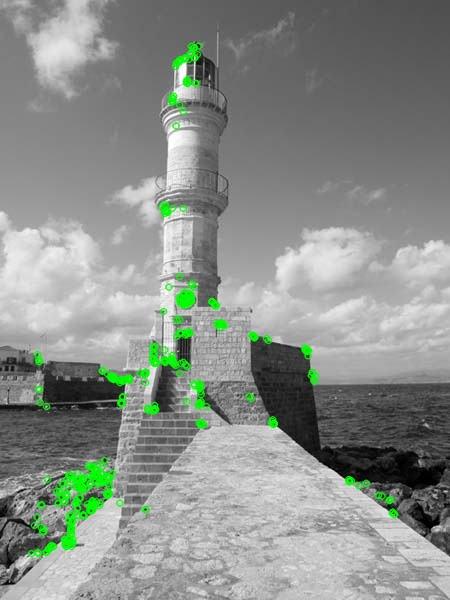

Python code for this plot:
import numpy as np
import cv2 as cv
from matplotlib import pyplot as plt


img = cv.imread('faros.jpg',0)
# Initiate ORB detector
orb = cv.ORB_create()
# find the keypoints with ORB
kp = orb.detect(img,None)
# compute the descriptors with ORB
kp, des = orb.compute(img, kp)
# draw only keypoints location,not size and orientation
img2 = cv.drawKeypoints(img, kp, None, color=(0,255,0), flags=0)
cv.imshow("ORB",img2)
cv.imwrite('ORB_features.jpg',img2)
